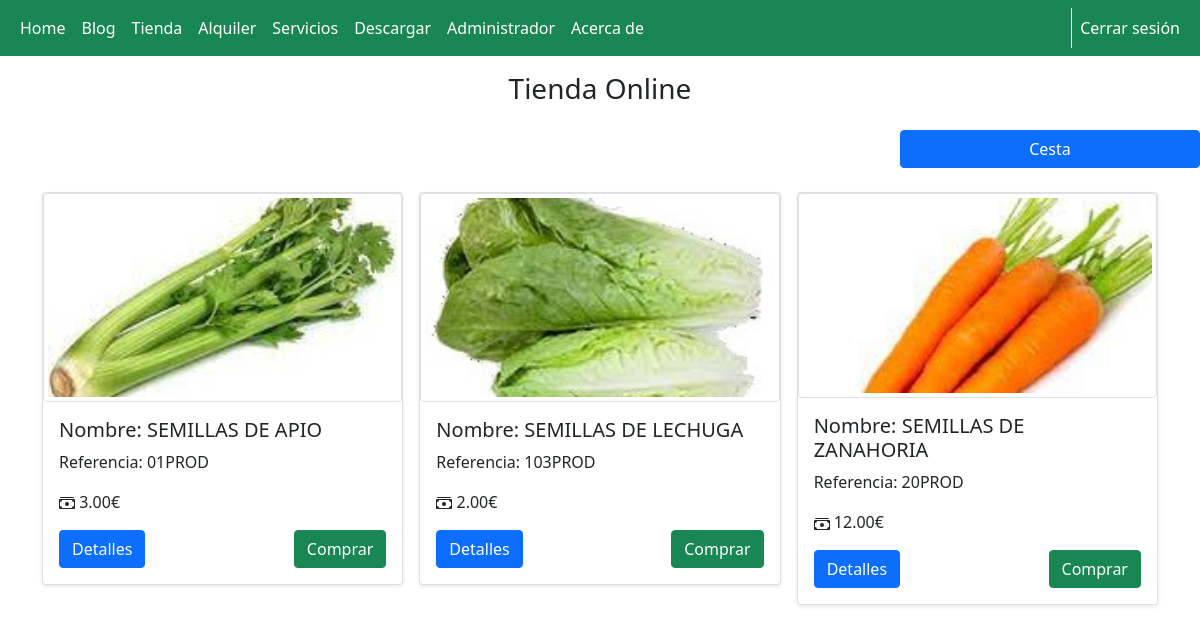
The app's page /tienda.php (signed in) with its own data.
### tables this page shows
CREATE TABLE `productos` (
  `id` int(20) NOT NULL,
  `nombre` varchar(50) NOT NULL,
  `referencia` varchar(20) NOT NULL,
  `precio` decimal(10,2) NOT NULL,
  `cantidad` int(5) NOT NULL,
  `imagen` varchar(30) NOT NULL
);

### config/conexion.php (called while the page is built, shortened)
<?php
Class Conexion extends Database {
    public function __construct() {
        $this->datos = "mysql:host=127.0.0.1;dbname=$this->dbname";
    }
    public function conexion() {
        try {
            $conn = new PDO($this->datos, $this->username, $this->password);
        } catch (PDOException $pe) {
            die("No se ha podido conectar con $this->dbname :" . $pe->getMessage());
        }
        return $conn;
    }
}

### config/funcionesProductos.php (called while the page is built, shortened)
<?php
require_once(__DIR__.'\conexion.php');
class Funciones{
    private $conexion;
    public function  __construct(){
        $bd = new Conexion();
        $this->conexion = $bd->conexion();
    }
    public function consultar(){
        $sql = "SELECT * FROM `productos` ORDER BY nombre;";
        $query = $this->conexion -> prepare($sql);
        $query -> execute();
        $results = $query -> fetchAll(PDO::FETCH_OBJ);
        return $results;
    }
}

### tienda.php (the view, shortened to what this page needs)
<?php
include('template/header.php');
if (isset($_SESSION['usuario']) && ($_SESSION['rol'] == '2' || $_SESSION['rol'] == '1')) {
    include 'config/funcionesProductos.php';
    $datos = new Funciones;
    $productos = $datos->consultar();
?>
    <h3 class="text-center pt-3">Tienda Online</h3>
    <div class="container-fluid">
        <div class="row my-4">
            <div class="col-sm-7 col-md-8 col-lg-9"></div>
            <a href="cesta.php" class="btn btn-primary col-sm-5 col-md-4 col-lg-3">Cesta</a>
        </div>
    </div>
    <div class="container">
        <div class="row row-cols-1 row-cols-sm-2 row-cols-md-3 g-3">
            <?php foreach ($productos as $producto) { ?>
                <div class="col">
                    <div class="card shadow-sm">
                        <?php
                        $imagen = "img/productos/" . $producto->imagen;
                        ?>
                        <img class="img-thumbnail img-fluid" src="<?php echo $imagen; ?>">
                        <div class="card-body">
                            <h5 class="card-title">Nombre: <?php echo strtoupper($producto->nombre); ?></h5>
                            <p class="card-text">Referencia: <?php echo strtoupper($producto->referencia); ?></p>
                            <p class="card-text"> <?php echo $producto->precio; ?>€</p>
                            <div class="d-flex justify-content-between align-items-center">
                                <div class="btn-group">
                                    <a href="" class="btn btn-primary">Detalles</a>
                                </div>
                                <a href="" class="btn btn-success">Comprar</a>
                            </div>
                        </div>
                    </div>
                </div>
            <?php } ?>
        </div>
    </div>
<?php
}
?>

### records on screen
productos: imagen (picture), nombre "SEMILLAS DE APIO", referencia "01PROD", precio "3.00"
productos: imagen (picture), nombre "SEMILLAS DE LECHUGA", referencia "103PROD", precio "2.00"
productos: imagen (picture), nombre "SEMILLAS DE ZANAHORIA", referencia "20PROD", precio "12.00"
